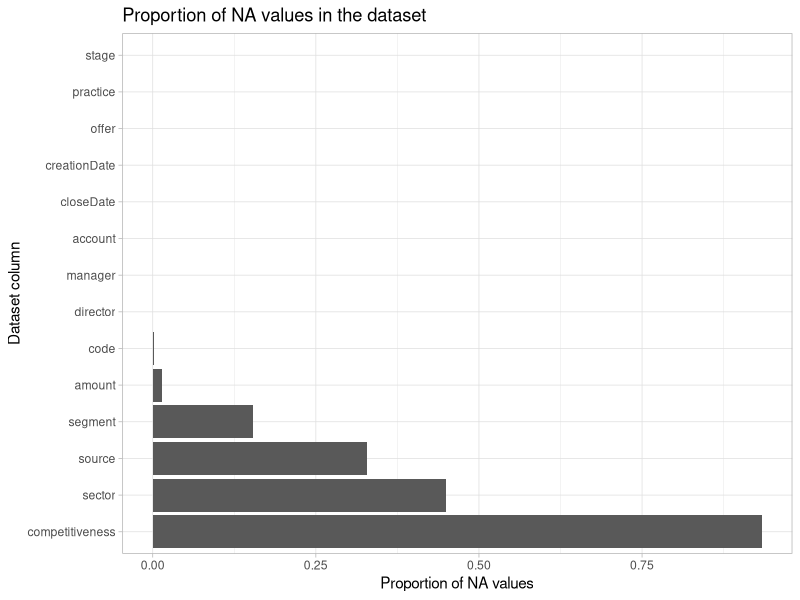
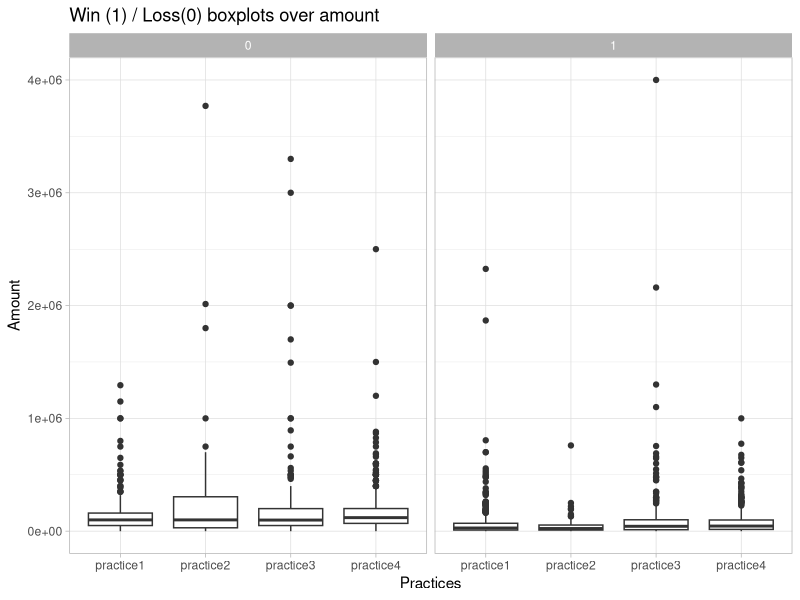
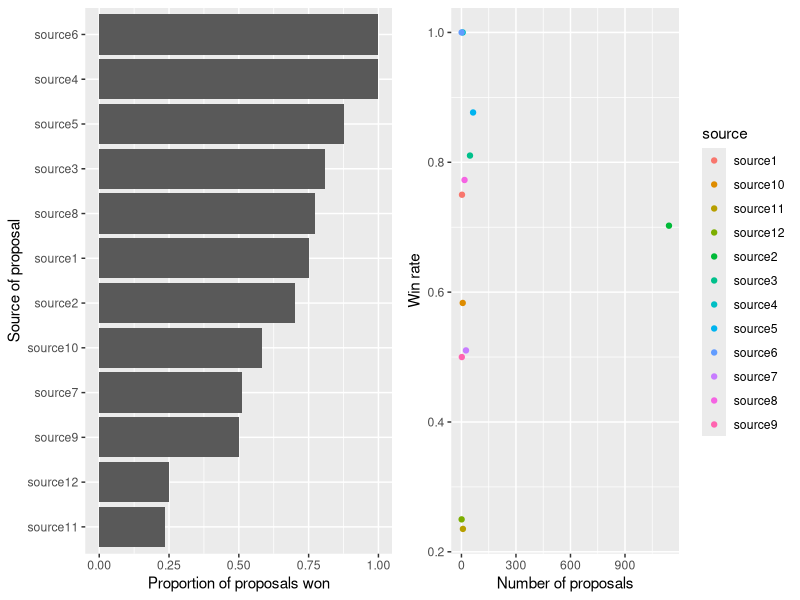

Here is the R script that generated these plots, in order:
## ---- chunk 1
library(tidyverse)
# library(dplyr)
library(lubridate)
library(ggthemes)
library(tibble)
library(gridExtra)
library(caret)
library(knitr)
library(kableExtra)

# Read the dataset
proposals <- read_csv("data/data.csv", col_names = TRUE)

## ---- chunk 2
str(proposals, give.attr = FALSE) # show structure of data
## ---- chunk 3
# Create a pretty table explaining the data in the dataset

df_col_names <- names(proposals)
df_meaning <- c("Name of the account, i.e. the client",
                "Proposal win / loss (1 = win, 0 = loss)",
                "Estimated value of the opportunity",
                "Creation date of the record",
                "Close date of the record",
                "High level practice group for the opportunity",
                "Business offer the opportunity falls under (e.g. analytics, consulting, project management)",
                "Sector of business the client falls under (e.g. education, health, finance)",
                "Segment of the sector the opportunity falls under (e.g. insurance or loans for sector finance",
                "Proposal director; in our practice we assign a proposal director and manager to each proposal",
                "Proposal manager",
                "Source of the opportunity, i.e. how did we know of it (e.g. approached by client, tender",
                "Level of competitiveness of the opportunity (i.e. are we only party bidding or are there more?)",
                "Three letter code significing the account"
                )
df <- tibble(df_col_names, df_meaning)
names(df) <- c("Column", "Explanation")

# Print the pretty table
df %>%
  kable() %>%
  kable_styling(bootstrap_options = c("striped", "hover"))

rm(df, df_col_names, df_meaning)
## ---- chunk 4
# Change data types for amount, creationDate and closeDate
proposals$amount <- as.double(proposals$amount)
proposals$creationDate <- as.Date(proposals$creationDate, "%d/%m/%y")
proposals$closeDate <- as.Date(proposals$closeDate, "%d/%m/%y")
## ---- chunk 5
# Step 1: create a tibble with column names and proportions of NA values per column
n <- nrow(proposals) # number of rows in dataset
sumNAbefore <- tibble(colSums(is.na(proposals)/n)) # proportions of NA values per column
sumNAbefore <- cbind(colnames(proposals), sumNAbefore) # concatenate the vectors
names(sumNAbefore) <- c("feature", "proportion") # rename the columns to human readible

# plot NA proportions
sumNAbefore %>% ggplot(aes(reorder(feature, -proportion), proportion)) +
  geom_bar(stat = "Identity") +
  coord_flip() +
  xlab("Dataset column") +
  ylab("Proportion of NA values") +
  ggtitle("Proportion of NA values in the dataset") +
  theme_light()

rm(n, sumNAbefore)
## ---- chunk 6
proposals <- proposals %>% select(-competitiveness)
## ---- chunk 7
summary(proposals$amount)

proposals %>%
  ggplot(aes(practice, amount)) +
  geom_boxplot() +
  theme_light() +
  facet_wrap(~stage, ncol=2) +
  ggtitle("Win (1) / Loss(0) boxplots over amount") +
  xlab("Practices") +
  ylab("Amount")
## ---- chunk 8
amounts <- as.double(proposals$amount[!is.na(proposals$amount)])
avg_amount <- mean(amounts[amounts > 999]) # calculate overall avg with values greater than 999
proposals$amount[is.na(proposals$amount)] <- avg_amount # replace NAs with avg amount
proposals$amount[proposals$amount <= 999] <- avg_amount # replace amounts < 999 with avg_amount
rm(amounts, avg_amount)
## ---- chunk 9
proposals$sector[is.na(proposals$sector)] <- "unknown"
## ---- chunk 10
# proportion of winning proposals given source
sum_tab <- proposals %>%
  filter(!is.na(source)) %>%
  group_by(source, stage) %>%
  summarise(n = n(), value = sum(amount)) %>%
  ungroup() %>%
  group_by(source) %>%
  mutate(p = n / sum(n))

p1 <- sum_tab %>%
  filter(stage == 1) %>%
  ggplot(aes(reorder(source, p), p)) +
  coord_flip() +
  geom_bar(stat = "Identity") +
  xlab("Source of proposal") +
  ylab("Proportion of proposals won")

p2 <- sum_tab %>%
  filter(stage == 1) %>%
  ggplot(aes(n, p, colour=source)) +
  geom_point() +
  xlab("Number of proposals") +
  ylab("Win rate")

grid.arrange(p1, p2, ncol = 2)
rm(p1, p2)
## ---- chunk 11
# table of win rates given number of observations
sum_tab %>%
  filter(stage == 1, n > 9) %>%
  arrange(desc(n)) %>%
  select(n, p, source, value)
